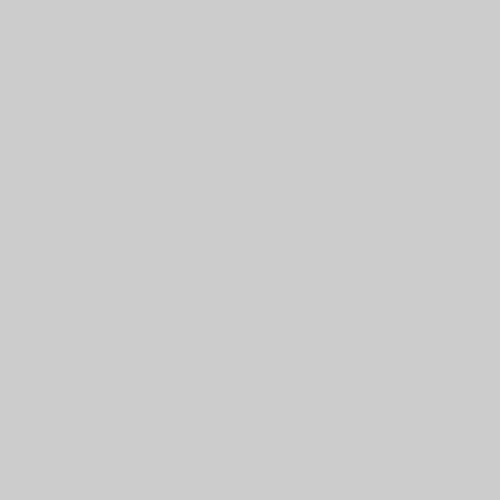
Frame 1 (no input)
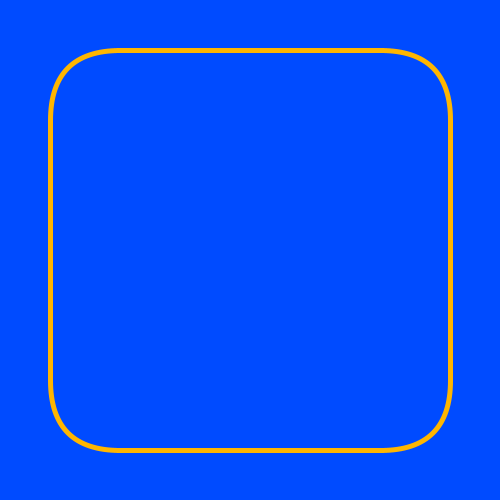
Frame 60 (the mouse pressed at the canvas centre just before this capture)
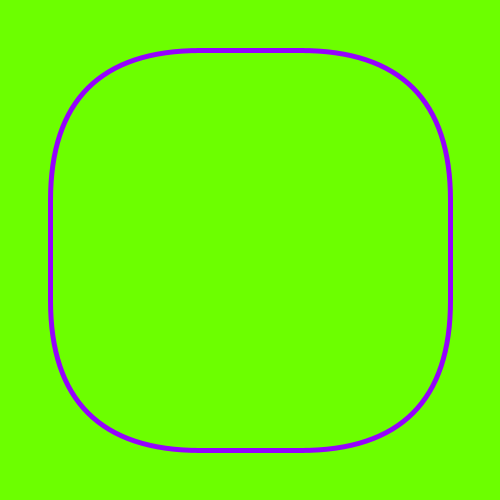
Frame 120 (the mouse held since frame 60 and released just before this capture)

The Processing sketch that drew these frames (run headless with seeded random() and noise(); from frame 60 on, the mouse is pressed at the canvas centre):

// Processing sketch: Hypno
// ── Hypno.pde
float time;
float c;
float bg;
boolean w = true;
 
void setup(){
    size(500,500);
    noFill();
    stroke(255);
    strokeWeight(5);
    rectMode(CENTER);
    colorMode(HSB);
    time = millis();
}
 
void draw(){
    translate(width/2,height/2);
    if(millis()-time >= 50){
        bg = random(255);
        background(bg,255,255);
        stroke((bg+128)%255,255,255);
        rect(0,0,400,400,c);
        if(w){
            c+=5;
        }else{
            c-=5;
        }
        if(c == 200 || c == 0){
            w = !w;
        }
        time = millis();
    }
}
